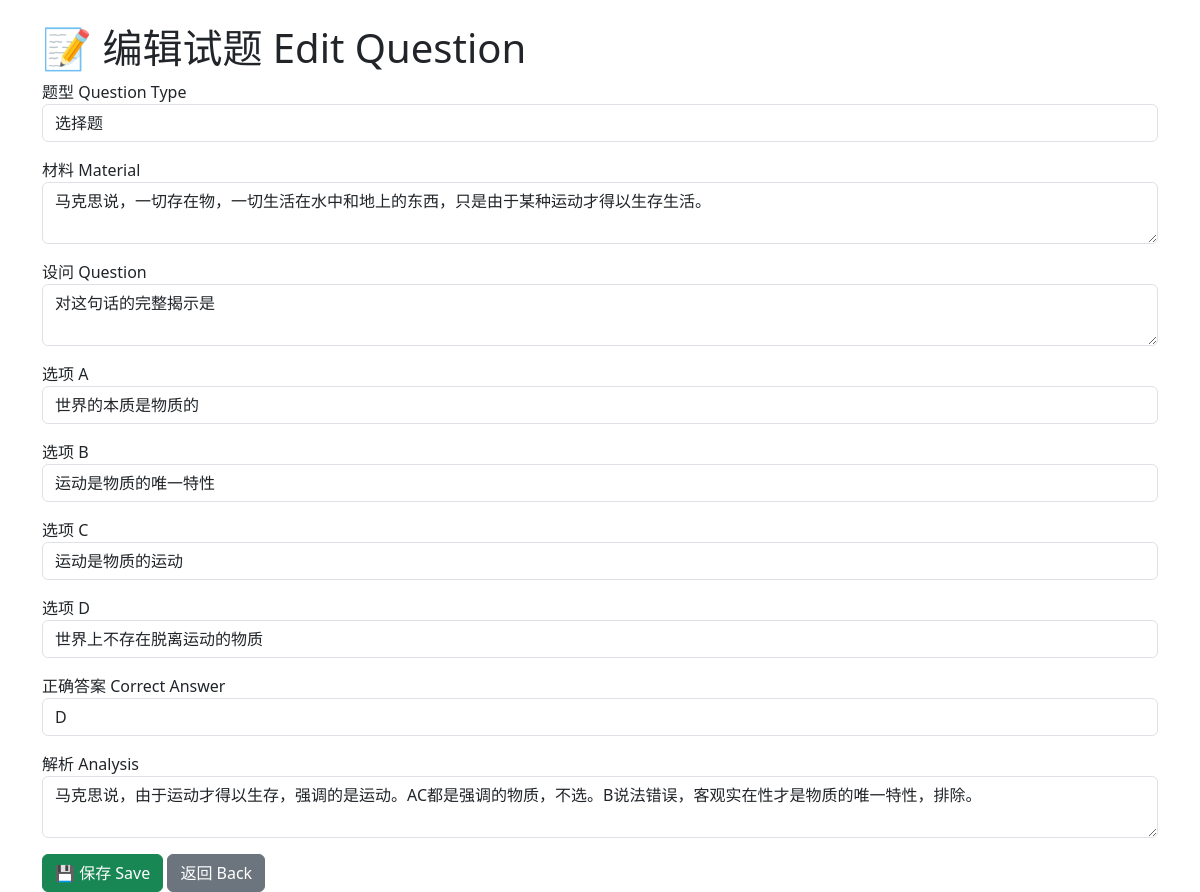
The app's page /edit/4 with its own data.
### tables this page shows
CREATE TABLE questions (
        id INTEGER PRIMARY KEY AUTOINCREMENT,
        question_type TEXT NOT NULL,  -- '选择题', '填空题', '问答题'
        material TEXT NOT NULL,       -- 材料部分
        question_text TEXT NOT NULL,  -- 设问
        option_a TEXT,  -- 选项A
        option_b TEXT,  -- 选项B
        option_c TEXT,  -- 选项C
        option_d TEXT,  -- 选项D
        correct_answer TEXT,  -- 正确答案
        analysis TEXT  -- 解析
    );

### app.py (the view, shortened to what this page needs)
@app.route('/edit/<int:id>', methods=['GET', 'POST'])
def edit_question(id):
    conn = get_db_connection()
    question = conn.execute('SELECT * FROM questions WHERE id = ?', (id,)).fetchone()
    conn.close()
    return render_template('edit_question.html', question=question)

### app.py (called while the page is built)
def get_db_connection():
    conn = sqlite3.connect('sztweb.db')
    conn.row_factory = sqlite3.Row
    return conn

### templates/edit_question.html (shortened to what this page needs)
<!DOCTYPE html>
<html>
<head>
    <link href="https://cdn.jsdelivr.net/npm/bootstrap@5.3.0/dist/css/bootstrap.min.css" rel="stylesheet">
</head>
<body class="container mt-4">
    <h1>📝 编辑试题 Edit Question</h1>
    <form method="post">
        <div class="mb-3">
            <label>题型 Question Type</label>
            <input type="text" name="question_type" class="form-control" value="{{ question['question_type'] }}">
        </div>
        <div class="mb-3">
            <label>材料 Material</label>
            <textarea name="material" class="form-control">{{ question['material'] }}</textarea>
        </div>
        <div class="mb-3">
            <label>设问 Question</label>
            <textarea name="question_text" class="form-control">{{ question['question_text'] }}</textarea>
        </div>
        <div class="mb-3">
            <label>选项 A</label>
            <input type="text" name="option_a" class="form-control" value="{{ question['option_a'] }}">
        </div>
        <div class="mb-3">
            <label>选项 B</label>
            <input type="text" name="option_b" class="form-control" value="{{ question['option_b'] }}">
        </div>
        <div class="mb-3">
            <label>选项 C</label>
            <input type="text" name="option_c" class="form-control" value="{{ question['option_c'] }}">
        </div>
        <div class="mb-3">
            <label>选项 D</label>
            <input type="text" name="option_d" class="form-control" value="{{ question['option_d'] }}">
        </div>
        <div class="mb-3">
            <label>正确答案 Correct Answer</label>
            <input type="text" name="correct_answer" class="form-control" value="{{ question['correct_answer'] }}">
        </div>
        <div class="mb-3">
            <label>解析 Analysis</label>
            <textarea name="analysis" class="form-control">{{ question['analysis'] }}</textarea>
        </div>
        <button type="submit" class="btn btn-success">💾 保存 Save</button>
        <a href="/" class="btn btn-secondary">返回 Back</a>
    </form>
</body>
</html>

### records on screen
questions: question_type "选择题", material "马克思说，一切存在物，一切生活在水中和地上的东西，只是由于某种运动才得以生存生活。", question_text "对这句话的完整揭示是", option_a "世界的本质是物质的", option_b "运动是物质的唯一特性", option_c "运动是物质的运动", option_d "世界上不存在脱离运动的物质", correct_answer "D", analysis "马克思说，由于运动才得以生存，强调的是运动。AC都是强调的物质，不选。B说法错误，客观实在性才是物质的唯一特性，排除。"
